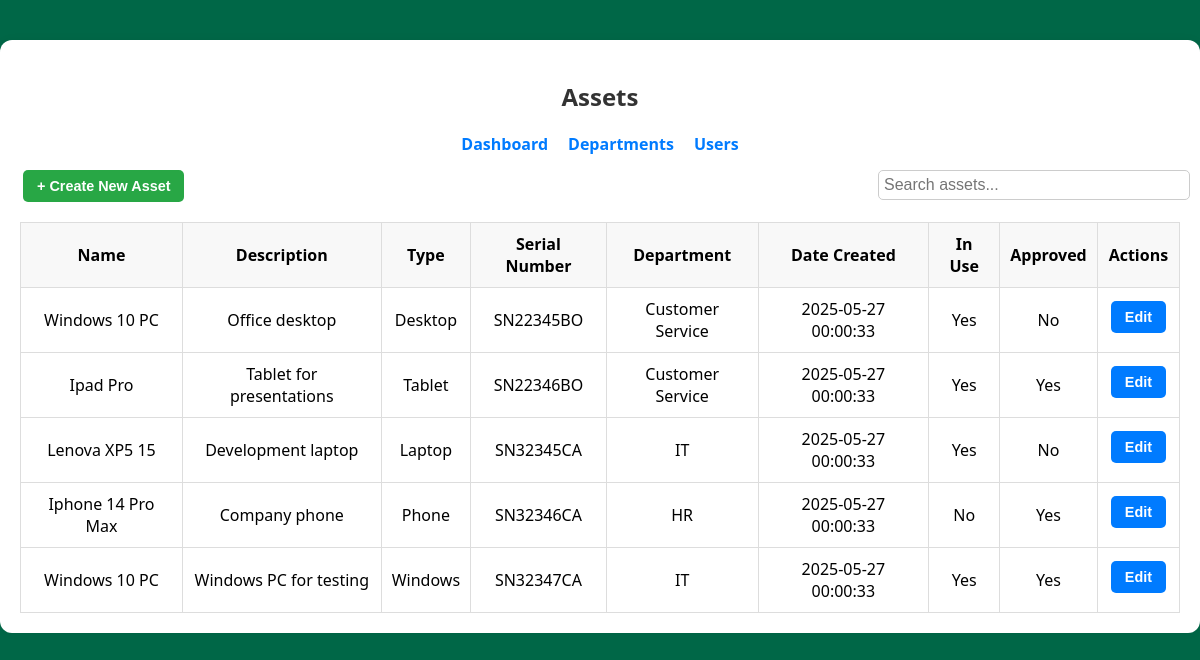
The app's page /assets (signed in), older data.
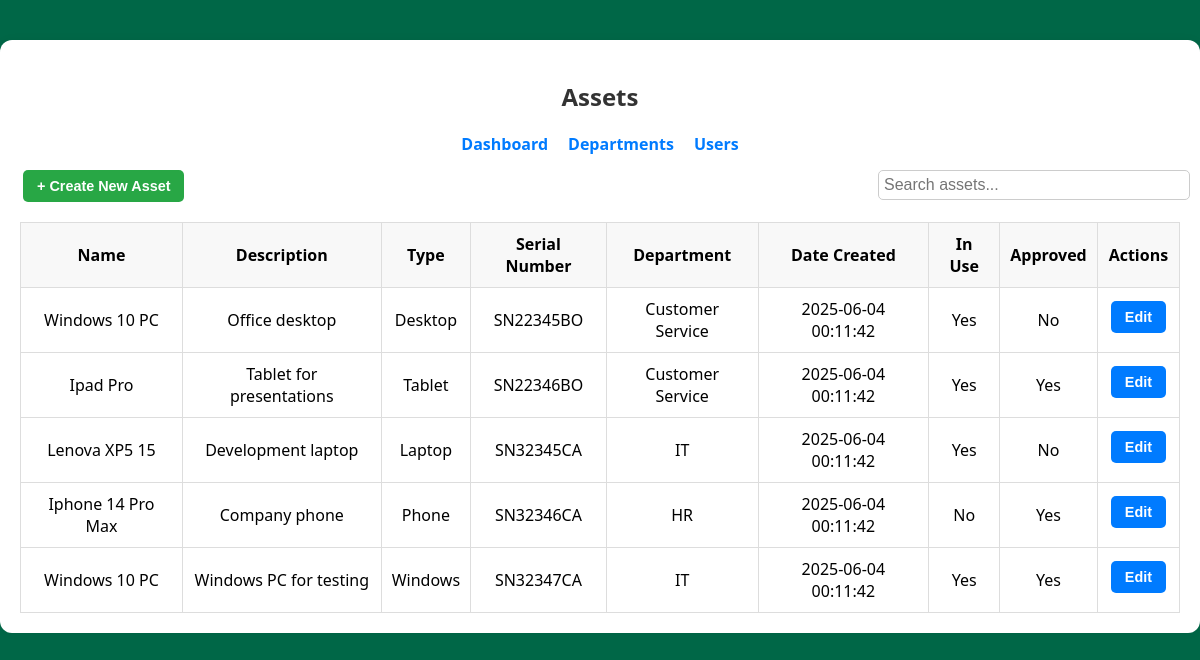
The same page, newer data.
### tables this page shows
CREATE TABLE Asset (
        id INTEGER PRIMARY KEY AUTOINCREMENT,
        name TEXT NOT NULL,
        description TEXT,
        type TEXT,
        serial_number TEXT UNIQUE,
        date_created TEXT,
        in_use INTEGER NOT NULL DEFAULT 1,
        approved INTEGER NOT NULL DEFAULT 0,
        owner_id INTEGER,
        department_id INTEGER,
        FOREIGN KEY(owner_id) REFERENCES User(id),
        FOREIGN KEY(department_id) REFERENCES Department(id)
    );

CREATE TABLE Department (
        id INTEGER PRIMARY KEY AUTOINCREMENT,
        name TEXT NOT NULL
    );

### routes/assets.py (the view)
@assets_blueprint.route('/assets')
@login_required
def assets():
    user = current_user()
    connection = get_db()
    cursor = connection.cursor()
    if user['role'] == 'Admin':
         cursor.execute('''
            SELECT a.*, u.username AS owner_username, d.name AS department_name
            FROM Asset a
            LEFT JOIN User u ON a.owner_id = u.id
            LEFT JOIN Department d ON a.department_id = d.id
        ''')
    else:
        cursor.execute('''
            SELECT a.*, u.username AS owner_username, d.name AS department_name
            FROM Asset a
            LEFT JOIN User u ON a.owner_id = u.id
            LEFT JOIN Department d ON a.department_id = d.id
            WHERE a.owner_id = ?
        ''', (user['id'],))
    assets = cursor.fetchall()
    cursor.execute("SELECT * FROM Department")
    departments = cursor.fetchall()
    cursor.execute("SELECT id, username FROM User ORDER BY username ASC")
    users = cursor.fetchall()
    return render_template('assets.html', assets=assets, user=user, departments=departments, users=users)

### routes/utils.py (called while the page is built)
def get_db():
    if 'db' not in g:
        g.db = sql.connect(current_app.config['DATABASE'])
        g.db.row_factory = sql.Row
    return g.db

def query_db(query, args=(), one=False):
    cursor = get_db().execute(query, args)
    rv = cursor.fetchall()
    cursor.close()
    return (rv[0] if rv else None) if one else rv

def current_user():
    if 'user_id' in session:
        return query_db('SELECT * FROM User WHERE id = ?', [session['user_id']], one=True)
    return None

def login_required(f):
    @wraps(f)
    def decorated_function(*args, **kwargs):
        if 'user_id' not in session:
            flash('Please log in to access this page.', 'warning')
            return redirect(url_for('auth.login'))
        return f(*args, **kwargs)
    return decorated_function

### templates/assets.html (shortened to what this page needs)
<!DOCTYPE html>
<html lang="en">
  <head>
    <link
      rel="stylesheet"
      href="{{ url_for('static', filename='css/style.css') }}"
    />
    <link
      rel="stylesheet"
      href="{{ url_for('static', filename='css/assets.css') }}"
    />
  </head>
  <body>
    <div class="assets-container">
      <h2 class="text-center">Assets</h2>
      <nav class="nav-links">
        <a href="{{ url_for('dashboard.dashboard') }}">Dashboard</a>
        <a href="{{ url_for('departments.departments') }}">Departments</a>
        <a href="{{ url_for('users.users') }}">Users</a>
      </nav>
      <button class="btn btn-create" id="openCreateModal">
        + Create New Asset
      </button>
      <input type="text" id="searchBar" placeholder="Search assets..." />
      <table>
        <thead>
          <tr>
            <th>Name</th>
            <th>Description</th>
            <th>Type</th>
            <th>Serial Number</th>
            <th>Department</th>
            <th>Date Created</th>
            <th>In Use</th>
            <th>Approved</th>
            <th>Actions</th>
          </tr>
        </thead>
        <tbody>
          {% for asset in assets %}
          <tr>
            <td>{{ asset['name'] }}</td>
            <td>{{ asset['description'] or '—' }}</td>
            <td>{{ asset['type'] or '—' }}</td>
            <td>{{ asset['serial_number'] or '—' }}</td>
            <td>{{ asset['department_name'] or '—' }}</td>
            <td>{{ asset['date_created'] }}</td>
            <td>{{ 'Yes' if asset['in_use'] else 'No' }}</td>
            <td>{{ 'Yes' if asset['approved'] else 'No' }}</td>
            <td>
               {% if user['role'] == 'Admin' or asset['owner_id'] ==
              user['id'] %}
              <button
                class="btn btn-edit"
                data-id="{{ asset['id'] }}"
                data-name="{{ asset['name'] }}"
                data-description="{{ asset['description'] }}"
                data-type="{{ asset['type'] }}"
                data-serial="{{ asset['serial_number'] }}"
                data-department="{{ asset['department_id'] or '' }}"
                data-inuse="{{ asset['in_use'] }}"
                data-approved="{{ asset['approved'] }}"
                data-userid="{{ asset['owner_id'] }}"
                id="editBtn-{{ asset['id'] }}"
              >
                Edit
              </button>
              {% endif %}
            </td>
          </tr>
          {% else %}
          <tr>
            <td colspan="9">No assets found.</td>
          </tr>
          {% endfor %}
        </tbody>
      </table>
    </div>
  </body>
</html>

Row changes from the older to the newer data that the page shows:
changed Asset "Office desktop": date_created "2025-05-27 00:00:33" → "2025-06-04 00:11:42"
changed Asset "Ipad Pro": date_created "2025-05-27 00:00:33" → "2025-06-04 00:11:42"
changed Asset "Lenova XP5 15": date_created "2025-05-27 00:00:33" → "2025-06-04 00:11:42"
changed Asset "Iphone 14 Pro Max": date_created "2025-05-27 00:00:33" → "2025-06-04 00:11:42"
changed Asset "Windows PC for testing": date_created "2025-05-27 00:00:33" → "2025-06-04 00:11:42"
